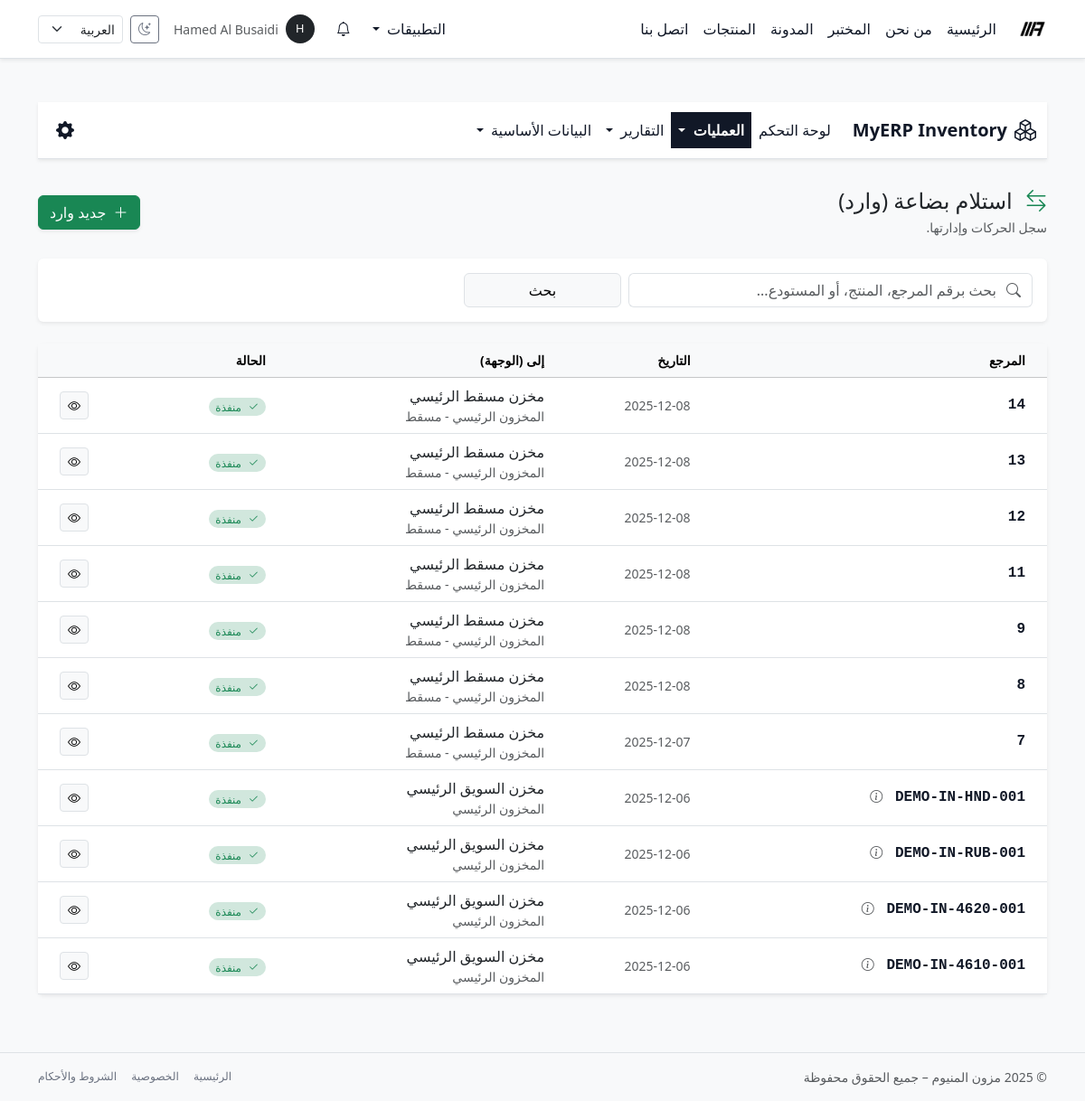
Page /ar/inventory/operations/receipts/ (signed in) on the committed database.
### inventory/models.py (models this page shows, shortened)
class StockMove(BaseModel):
    class MoveType(models.TextChoices):
        IN = "in", _("حركة واردة")
        OUT = "out", _("حركة صادرة")
        TRANSFER = "transfer", _("تحويل داخلي")
    class Status(models.TextChoices):
        DRAFT = "draft", _("مسودة")
        DONE = "done", _("منفذة")
        CANCELLED = "cancelled", _("ملغاة")
    move_type = models.CharField(
        max_length=20, choices=MoveType.choices, default=MoveType.IN, verbose_name=_("نوع الحركة")
    )
    adjustment = models.ForeignKey(
        "inventory.InventoryAdjustment",
        on_delete=models.SET_NULL,
        null=True,
        blank=True,
        related_name="stock_moves",
        verbose_name=_("وثيقة الجرد المرتبطة"),
        help_text=_("يتم تعبئته آلياً إذا كانت الحركة ناتجة عن تسوية جردية.")
    )
    from_warehouse = models.ForeignKey(Warehouse, on_delete=models.PROTECT, null=True, blank=True,
                                       related_name="outgoing_moves", verbose_name=_("من مستودع"))
    from_location = models.ForeignKey(StockLocation, on_delete=models.PROTECT, null=True, blank=True,
                                      related_name="outgoing_moves", verbose_name=_("من موقع"))
    to_warehouse = models.ForeignKey(Warehouse, on_delete=models.PROTECT, null=True, blank=True,
                                     related_name="incoming_moves", verbose_name=_("إلى مستودع"))
    to_location = models.ForeignKey(StockLocation, on_delete=models.PROTECT, null=True, blank=True,
                                    related_name="incoming_moves", verbose_name=_("إلى موقع"))
    move_date = models.DateTimeField(default=timezone.now, verbose_name=_("تاريخ الحركة"))
    status = models.CharField(max_length=20, choices=Status.choices, default=Status.DRAFT, verbose_name=_("الحالة"))
    reference = models.CharField(max_length=255, blank=True, verbose_name=_("مرجع خارجي"))
    note = models.TextField(blank=True, verbose_name=_("ملاحظات"))
    objects = StockMoveManager()
    class Meta:
        verbose_name = _("حركة مخزون")
        verbose_name_plural = _("حركات المخزون")
        ordering = ("-move_date", "-id")

class Warehouse(BaseModel):
    code = models.CharField(max_length=20, unique=True, verbose_name=_("كود المستودع"))
    name = models.CharField(max_length=200, verbose_name=_("اسم المستودع"))
    description = models.TextField(blank=True, verbose_name=_("الوصف"))
    is_active = models.BooleanField(default=True, verbose_name=_("نشط"))
    objects = WarehouseManager()
    class Meta:
        verbose_name = _("مستودع")
        verbose_name_plural = _("المستودعات")
        ordering = ("code",)

class StockLocation(BaseModel):
    class LocationType(models.TextChoices):
        INTERNAL = "internal", _("داخلي")
        SUPPLIER = "supplier", _("مورد")
        CUSTOMER = "customer", _("عميل")
        SCRAP = "scrap", _("تالفة")
        TRANSIT = "transit", _("قيد النقل")
    warehouse = models.ForeignKey(
        Warehouse,
        on_delete=models.CASCADE,
        related_name="locations",
        verbose_name=_("المستودع"),
    )
    code = models.CharField(max_length=30, verbose_name=_("كود الموقع"))
    name = models.CharField(max_length=200, verbose_name=_("اسم الموقع"))
    type = models.CharField(
        max_length=20,
        choices=LocationType.choices,
        default=LocationType.INTERNAL,
        verbose_name=_("نوع الموقع"),
    )
    is_active = models.BooleanField(default=True, verbose_name=_("نشط"))
    objects = StockLocationManager()
    class Meta:
        unique_together = ("warehouse", "code")
        verbose_name = _("موقع مخزون")
        verbose_name_plural = _("مواقع المخزون")
        ordering = ("warehouse__code", "code")

### inventory/views.py (the view)
class StockMoveListView(LoginRequiredMixin, StockMoveContextMixin, ListView):
    model = StockMove
    template_name = "inventory/stock_move/list.html"
    context_object_name = "moves"
    paginate_by = 20
    def get_queryset(self):
        qs = super().get_queryset().with_related().not_cancelled().order_by("-move_date", "-id")
        if self.move_type == StockMove.MoveType.IN:
            return qs.incoming()
        elif self.move_type == StockMove.MoveType.OUT:
            return qs.outgoing()
        elif self.move_type == StockMove.MoveType.TRANSFER:
            return qs.transfers()
        return qs.none()

### templates/inventory/stock_move/list.html (shortened to what this page needs)
{% extends "inventory/base_inventory.html" %}
{% load i18n %}
{% block inventory_content %}
<div class="py-3">
    <div class="d-flex justify-content-between align-items-center mb-4 flex-wrap gap-2">
        <div>
            <h1 class="h4 mb-1 text-gray-800">
                <i class="bi bi-arrow-left-right me-2 text-{{ move_type_color }}"></i>
                {{ page_title }}
            </h1>
            <p class="text-muted small mb-0">{% trans "سجل الحركات وإدارتها." %}</p>
        </div>
        <div>
            <a href="{{ create_url }}" class="btn btn-{{ move_type_color }} shadow-sm">
                <i class="bi bi-plus-lg me-1"></i>
                {% trans "جديد" %} {{ move_type_label }}
            </a>
        </div>
    </div>
    <div class="card shadow-sm border-0 mb-4">
        <div class="card-body p-3">
            <form method="get" class="row g-2">
                <div class="col-md-5">
                    <div class="input-group">
                        <span class="input-group-text bg-white border-end-0 text-muted">
                            <i class="bi bi-search"></i>
                        </span>
                        <input type="text" name="q" class="form-control border-start-0 ps-0"
                               placeholder="{% trans 'بحث برقم المرجع، المنتج، أو المستودع...' %}"
                               value="{{ request.GET.q|default:'' }}">
                    </div>
                </div>
                <div class="col-md-2">
                    <button type="submit" class="btn btn-light border w-100 fw-medium">
                        {% trans "بحث" %}
                    </button>
                </div>
            </form>
        </div>
    </div>
    <div class="card shadow-sm border-0">
        <div class="table-responsive">
            <table class="table table-hover align-middle mb-0">
                <thead class="table-light text-uppercase small text-muted">
                    <tr>
                        <th class="ps-4">{% trans "المرجع" %}</th>
                        <th>{% trans "التاريخ" %}</th>
                        {% if current_move_type != 'out' %}
                            <th>{% trans "إلى (الوجهة)" %}</th>
                        {% endif %}
                        <th>{% trans "الحالة" %}</th>
                        <th class="text-end pe-4"></th>
                    </tr>
                </thead>
                <tbody>
                    {% for move in moves %}
                    <tr>
                        <td class="ps-4 fw-bold font-monospace text-primary">
                            <a href="{% url 'inventory:move_detail' move.pk %}" class="text-decoration-none">
                                {{ move.reference|default:move.pk }}
                            </a>
                            {% if move.note %}
                                <i class="bi bi-info-circle text-muted ms-1 small"
                                   data-bs-toggle="tooltip" title="{{ move.note }}"></i>
                            {% endif %}
                        </td>
                        <td class="text-muted small">
                            {{ move.move_date|date:"Y-m-d" }}
                        </td>
                        {% if current_move_type != 'out' %}
                        <td>
                            {% if move.to_warehouse %}
                                <div class="d-flex flex-column">
                                    <span class="fw-medium text-dark">{{ move.to_warehouse.name }}</span>
                                    <span class="small text-muted">{{ move.to_location.name }}</span>
                                </div>
                            {% else %}
                                <span class="text-muted small">-</span>
                            {% endif %}
                        </td>
                        {% endif %}
                        <td>
                            {% if move.status == 'draft' %}
                                <span class="badge bg-secondary-subtle text-secondary rounded-pill fw-normal">
                                    {% trans "مسودة" %}
                                </span>
                            {% elif move.status == 'done' %}
                                <span class="badge bg-success-subtle text-success rounded-pill fw-normal">
                                    <i class="bi bi-check2 me-1"></i> {% trans "منفذة" %}
                                </span>
                            {% elif move.status == 'cancelled' %}
                                <span class="badge bg-danger-subtle text-danger rounded-pill fw-normal">
                                    {% trans "ملغاة" %}
                                </span>
                            {% endif %}
                        </td>
                        <td class="text-end pe-4">
                            <a href="{% url 'inventory:move_detail' move.pk %}"
                               class="btn btn-sm btn-light border"
                               title="{% trans 'عرض التفاصيل' %}">
                                <i class="bi bi-eye"></i>
                            </a>
                        </td>
                    </tr>
                    {% endfor %}
                </tbody>
            </table>
        </div>
    </div>
</div>
{% endblock %}

### templates/base.html (shortened to what this page needs)
{% load static i18n %}
<!doctype html>
<html lang="{{ LANGUAGE_CODE }}" dir="{% if LANGUAGE_CODE == 'ar' %}rtl{% else %}ltr{% endif %}" data-bs-theme="light">
<head>
  {% if LANGUAGE_CODE == "ar" %}
    <link href="https://cdn.jsdelivr.net/npm/bootstrap@5.3.8/dist/css/bootstrap.rtl.min.css" rel="stylesheet"/>
  {% else %}
    <link href="https://cdn.jsdelivr.net/npm/bootstrap@5.3.8/dist/css/bootstrap.min.css" rel="stylesheet"/>
  {% endif %}
  <link rel="stylesheet" href="https://cdn.jsdelivr.net/npm/bootstrap-icons@1.11.3/font/bootstrap-icons.css">
  <link rel="stylesheet" href="{% static 'css/mazoon_style.css' %}"/>
</head>
<body class="bg-body-tertiary text-body d-flex flex-column min-vh-100">
<nav class="navbar navbar-expand-lg bg-body border-bottom shadow-sm sticky-top">
  <div class="container-lg">
    <a class="navbar-brand fw-bold d-flex align-items-center gap-2 py-2" href="{% url 'home' %}">
      <img src="{% static 'img/logo_mazoon_black.png' %}"
           alt="Mazoon Aluminum logo"
           class="img-fluid"
           style="height: 32px;">
    </a>
    <div class="collapse navbar-collapse" id="mainNavbar">
      <ul class="navbar-nav me-auto mb-2 mb-lg-0">
        <li class="nav-item">
          <a class="nav-link {% if request.resolver_match.url_name == 'home' %}active{% endif %}" href="{% url 'home' %}">{% trans "الرئيسية" %}</a>
        </li>
        <li class="nav-item">
          <a class="nav-link {% if request.resolver_match.url_name == 'about' %}active{% endif %}" href="{% url 'about' %}">{% trans "من نحن" %}</a>
        </li>
        <li class="nav-item">
          <a class="nav-link {% if request.resolver_match.url_name == 'lab' %}active{% endif %}" href="{% url 'lab' %}">{% trans "المختبر" %}</a>
        </li>
        <li class="nav-item">
          <a class="nav-link {% if request.resolver_match.url_name == 'blog_list' %}active{% endif %}" href="{% url 'blog_list' %}">{% trans "المدونة" %}</a>
        </li>
        <li class="nav-item">
          <a class="nav-link {% if request.resolver_match.url_name == 'product_list' %}active{% endif %}" href="{% url 'product_list' %}">{% trans "المنتجات" %}</a>
        </li>
        <li class="nav-item">
          <a class="nav-link {% if request.resolver_match.url_name == 'contact' %}active{% endif %}" href="{% url 'contact' %}">{% trans "اتصل بنا" %}</a>
        </li>
      </ul>
      <ul class="navbar-nav ms-auto mb-2 mb-lg-0 align-items-center gap-2">
        {% if user.is_authenticated %}
          {% if user.is_staff or user.is_superuser %}
            <li class="nav-item dropdown">
              <a class="nav-link dropdown-toggle" href="#" id="appsDropdown" role="button" data-bs-toggle="dropdown" aria-expanded="false">
                {% trans "التطبيقات" %}
              </a>
            </li>
          {% endif %}
        {% endif %}
        {% include "core/notifications/_navbar_dropdown.html" %}
        {% if user.is_authenticated %}
          <li class="nav-item dropdown">
            <a class="nav-link d-flex align-items-center gap-2"
               href="#"
               id="userMenuDropdown"
               role="button"
               data-bs-toggle="dropdown"
               aria-expanded="false">
              <span class="rounded-circle d-inline-flex justify-content-center align-items-center bg-dark text-white"
                    style="width: 32px; height: 32px; font-size: 0.8rem;">
                {{ user.username|first|upper }}
              </span>
              <span class="d-none d-xl-inline small text-muted">
                {{ user.get_full_name|default:user.username }}
              </span>
            </a>
          </li>
        {% endif %}
        <li class="nav-item">
          <button class="btn btn-sm btn-outline-secondary d-flex align-items-center justify-content-center"
                  type="button"
                  id="themeToggleBtn"
                  aria-label="{% trans 'تبديل وضع اللون' %}"
                  title="{% trans 'تبديل وضع اللون' %}">
            <i class="bi bi-moon-stars" id="themeToggleIcon"></i>
          </button>
        </li>
        <li class="nav-item">
          <form action="{% url 'set_language' %}" method="post" class="d-flex align-items-center">
            <select name="language"
                    class="form-select form-select-sm"
                    onchange="this.form.submit()">
              <option value="ar" {% if LANGUAGE_CODE == 'ar' %}selected{% endif %}>العربية</option>
            </select>
          </form>
        </li>
      </ul>
    </div>
  </div>
</nav>
<main class="py-4 py-md-5 flex-grow-1">
  <div class="container-lg">
    {% block content %}{% endblock %}
  </div>
</main>
<footer class="border-top py-3 mt-auto bg-body-tertiary d-print-none">
  <div class="container-lg d-flex flex-column flex-md-row justify-content-between align-items-center text-muted small gap-2">
   <div>
  &copy; {% now "Y" %} {% trans "مزون المنيوم – جميع الحقوق محفوظة" %}
</div>
    <div class="d-flex gap-3">
      <a href="{% url 'home' %}" class="link-secondary text-decoration-none small">{% trans "الرئيسية" %}</a>
      <a href="#" class="link-secondary text-decoration-none small">{% trans "الخصوصية" %}</a>
      <a href="#" class="link-secondary text-decoration-none small">{% trans "الشروط والأحكام" %}</a>
    </div>
  </div>
</footer>
</body>
</html>

### rows in the picture
StockMove: reference "14", move_date "2025-12-08", to_warehouse.name "مخزن مسقط الرئيسي", to_location.name "المخزون الرئيسي - مسقط"
StockMove: reference "13", move_date "2025-12-08", to_warehouse.name "مخزن مسقط الرئيسي", to_location.name "المخزون الرئيسي - مسقط"
StockMove: reference "12", move_date "2025-12-08", to_warehouse.name "مخزن مسقط الرئيسي", to_location.name "المخزون الرئيسي - مسقط"
StockMove: reference "11", move_date "2025-12-08", to_warehouse.name "مخزن مسقط الرئيسي", to_location.name "المخزون الرئيسي - مسقط"
StockMove: reference "9", move_date "2025-12-08", to_warehouse.name "مخزن مسقط الرئيسي", to_location.name "المخزون الرئيسي - مسقط"
StockMove: reference "8", move_date "2025-12-08", to_warehouse.name "مخزن مسقط الرئيسي", to_location.name "المخزون الرئيسي - مسقط"
StockMove: reference "7", move_date "2025-12-07", to_warehouse.name "مخزن مسقط الرئيسي", to_location.name "المخزون الرئيسي - مسقط"
StockMove: move_date "2025-12-06", to_warehouse.name "مخزن السويق الرئيسي", to_location.name "المخزون الرئيسي"
StockMove: move_date "2025-12-06", to_warehouse.name "مخزن السويق الرئيسي", to_location.name "المخزون الرئيسي"
StockMove: move_date "2025-12-06", to_warehouse.name "مخزن السويق الرئيسي", to_location.name "المخزون الرئيسي"
StockMove: move_date "2025-12-06", to_warehouse.name "مخزن السويق الرئيسي", to_location.name "المخزون الرئيسي"

### other values in the picture
{{ user.username|first|upper }} "H"
{{ user.get_full_name|default:user.username }} "Hamed Al Busaidi"
{{ page_title }} "استلام بضاعة (وارد)"
{{ move_type_label }} "وارد"
